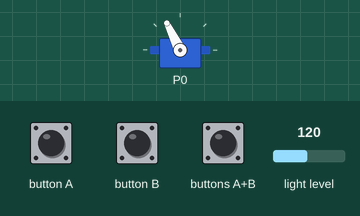
A program run on a simulated BBC micro:bit (MakeCode). Parts: servo. The test bench sets the inputs (shaded band); at power-on: light level 120.

Above: at 1.2 s.
1.3 s: button A pressed for 0.15 s
At 1.81 s:
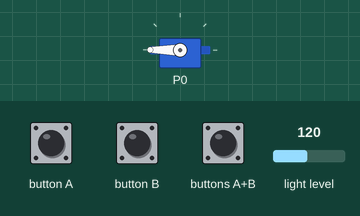
4.3 s: buttons A+B pressed for 0.15 s
At 4.91 s:
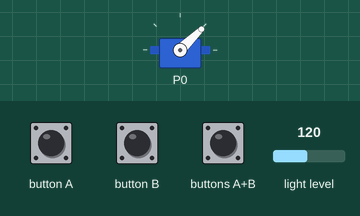
7.4 s: light level set to 126
10.4 s: light level set to 133
11.9 s: buttons A+B pressed for 1 s
At 13.06 s:
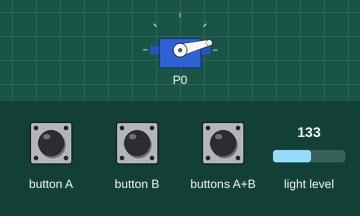
Timing chart, 0 to 16.9 s (numbered marks = the images above; inputs shaded):
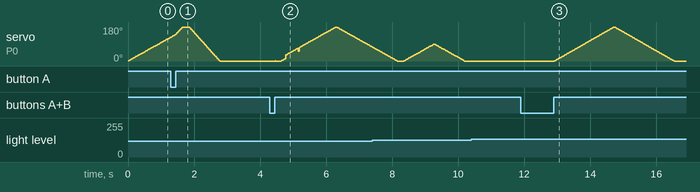

The program:

main.ts
```typescript
input.onButtonPressed(Button.A, function () {
    let PosMinimale = 0
    while (Position <= PosMaximale) {
        Position = Position + 1
        servos.P0.setAngle(Position)
        basic.pause(10)
    }
    while (Position >= PosMinimale) {
        Position = Position - 1
        servos.P0.setAngle(Position)
        basic.pause(10)
    }
})
input.onButtonPressed(Button.AB, function () {
    for (let Position = 0; Position <= 180; Position++) {
        servos.P0.setAngle(Position)
        basic.pause(10)
    }
    for (let Position = 0; Position <= 180; Position++) {
        servos.P0.setAngle(180 - Position)
        basic.pause(10)
    }
})
let PosMaximale = 0
let Position = 0
Position = 0
PosMaximale = 180
/**
 * TEST #4
 *
 * Lorsque j'appuie sur le bouton A, le servomoteur tourne de 2 degrés
 */
basic.forever(function () {
    for (let index = 0; index < 180; index++) {
        if (input.lightLevel() > 128) {
            servos.P0.stop()
            basic.pause(5000)
        } else {
            Position = Position + 1
            servos.P0.setAngle(Position)
            basic.pause(10)
        }
    }
    for (let index = 0; index < 180; index++) {
        if (input.lightLevel() > 128) {
            servos.P0.stop()
            basic.pause(5000)
        } else {
            Position = Position - 1
            servos.P0.setAngle(Position)
            basic.pause(10)
        }
    }
})
```

test.ts
```typescript
// les tests vont ici; ceci n'est pas compilé lorsque cet ensemble est utilisé en tant qu'extension.
```

Measured:
- after the input at 10.4 s, every drawn part: stays the same
- after the input at 11.9 s, servo on P0: rises from 0° to 180° in 1.8 s, then falls to 0° in 1.8 s
